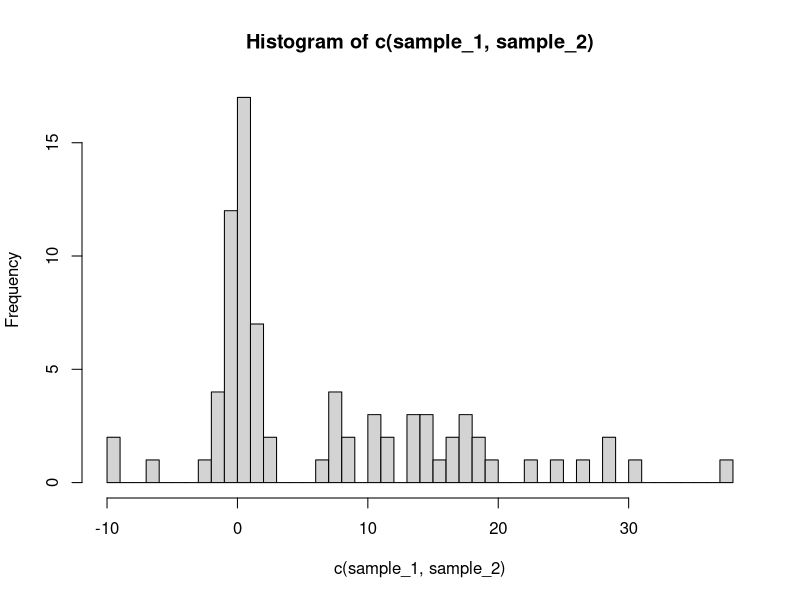
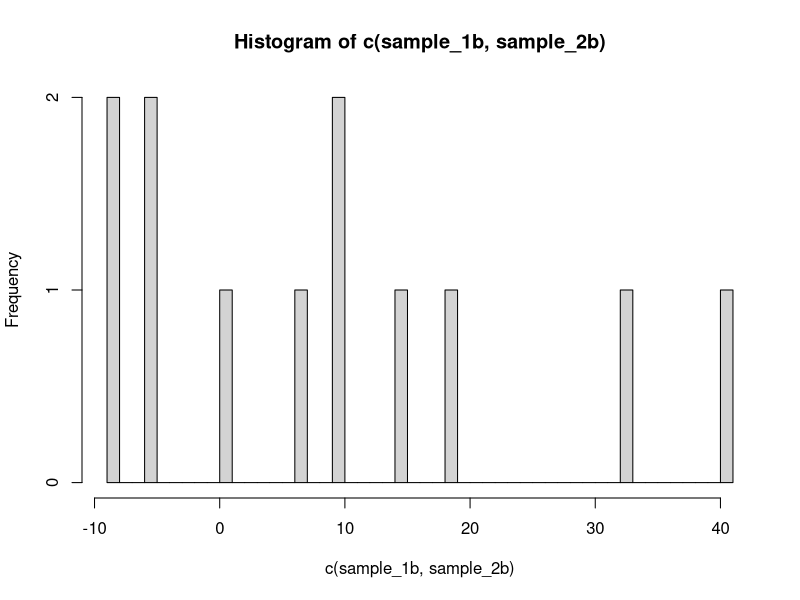
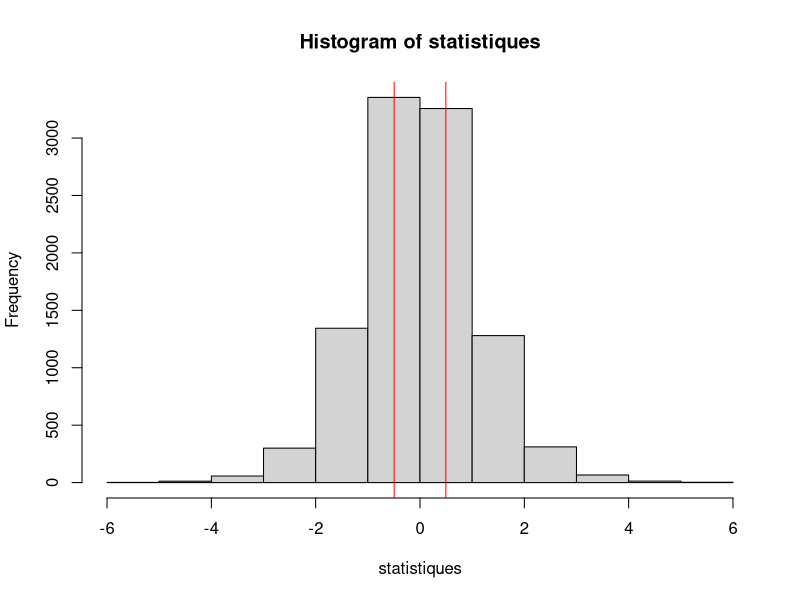
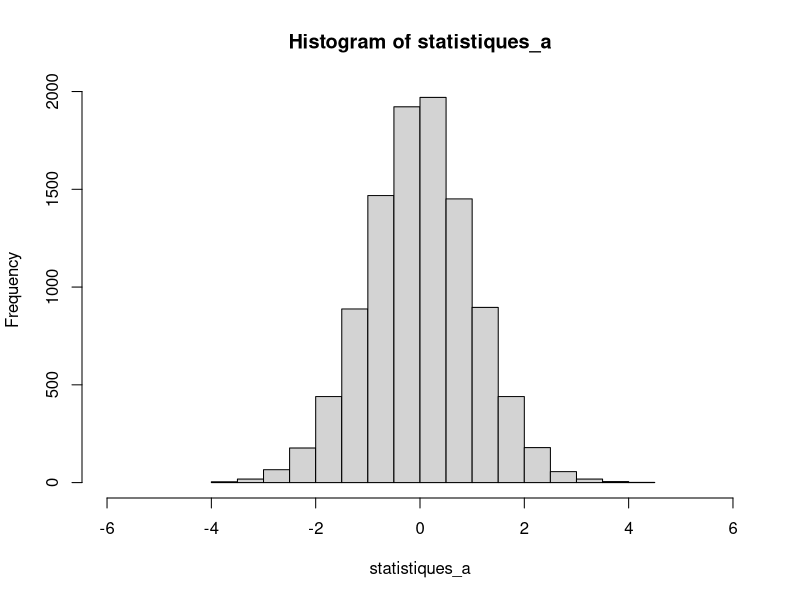

Write R code to recreate these figures, in order. (Note: this script raises an error after producing the figures.)
# T-test

sample_1 <- rnorm(40, 0, 1)
sample_2 <- rnorm(40, 12, 12)
hist(c(sample_1, sample_2), breaks=40)

# Statistique t qui nous sert aussi comme
# statistique de test quand on cherche a
# detecter une difference en tendance generale
# entre deux groupes d'observations
t_stat <- function(x1, x2) {
  diff_in_means <- mean(x1) - mean(x2)
  n1 <- length(x1)
  n2 <- length(x2)
  variance_term <- sqrt(var(x1)/n1 +
                          var(x2)/n2)
  diff_in_means/variance_term
}

sample_1b <- rnorm(5, 0, 10)
sample_2b <- rnorm(7, 4, 20)

hist(c(sample_1b, sample_2b), breaks=40)

# Faire des simulations de deux groupes
# qui ne different pas systematiquement en leur
# tendance centrale

position_globale <- mean(c(sample_1b, sample_2b))
N_ITER <- 9999
statistiques <- c()
for (i in 1:N_ITER) {
  sample_1_h0 <- rnorm(5, position_globale, 10)
  sample_2_h0 <- rnorm(7, position_globale, 20)
  stat <- t_stat(sample_1_h0, sample_2_h0)
  statistiques[i] <- stat
}
hist(statistiques)
abline(v=t_stat(sample_1b, sample_2b), col="red")
# Si tout ce que je cherche a falsifier est l'hypothese
# qu'il n'y a pas de difference systematique dans la
# position des groupes - peu importe si le groupe 1
# ou le groupe 2 est le plus eleve - 
# j'aimerais compter le nombre de fois que j'arrive
# a une statistique aussi extreme dans l'un des deux
# sens - positif ou negatif - sous l'hypothese
# de manque de difference systematique en position
abline(v=-t_stat(sample_1b, sample_2b), col="red")

# Je calcule le pourcentage de tels cas dans mon 
# echantillon,
(sum(abs(statistiques) > abs(t_stat(sample_1b, sample_2b))) + 1)/(N_ITER + 1)
# Cette version en R se base sur la loi theorique t,
# qui suppose que les deux groupes suivent vraiment
# une loi normale. Mais ce n'est pas generalement tres grave;
# en cas de doute, on peut faire autre chose (e.g., un
# test de permutation), mais pour des differences de position
# entre deux groupes, le test t est robuste a la supposition
# de normalite
t.test(sample_1b, sample_2b, var.equal = FALSE)

# Le resultat montre la meme chose qu'on avait
# constate visuellement, ce qui est que les deux
# groupes, en vue de leurs variances qui sont larges,
# sont pas tres distincts numeriquement

# Si je fais la meme chose sur le premier echantillon,
position_globale_a <- mean(c(sample_1, sample_2))
N_ITER <- 9999
statistiques_a <- c()
for (i in 1:N_ITER) {
  sample_1a_h0 <- rnorm(40, position_globale_a, 1)
  sample_2a_h0 <- rnorm(40, position_globale_a, 12)
  stat <- t_stat(sample_1a_h0, sample_2a_h0)
  statistiques_a[i] <- stat
}
hist(statistiques_a, xlim=c(-6,6))
abline(v=t_stat(sample_1, sample_2), col="red")

(sum(abs(statistiques_a) > abs(t_stat(sample_1, sample_2))) + 1)/(N_ITER + 1)
t.test(sample_1, sample_2, var.equal = FALSE)


# Relations lineaires

# J'avais une difference entre deux conditions
library(magrittr)
spr_summary <- spr %>%
  dplyr::group_by(Condition) %>%
  dplyr::summarize(meanLogRT=mean(logRT),
                   medianLogRT=median(logRT))
ggplot2::ggplot(spr, ggplot2::aes(x=logRT)) +
  ggplot2::geom_histogram(fill="lightgrey",
                          colour="black",
                          binwidth = 0.2) +
  ggplot2::geom_vline(data=spr_summary,
                      ggplot2::aes(xintercept=meanLogRT)) +
  ggplot2::geom_vline(data=spr_summary,
                      ggplot2::aes(xintercept=medianLogRT),
                      lty="dashed") +
  ggplot2::facet_grid(Condition ~ .)


# On cherche a visualiser un effet theorique
# d'une variable numerique, telle que frequence
# de mot, sur nos donnees, plutot qu'une variable
# comme "groupe". Un type d'effet qui fait
# la generalisation de ce qu'on voit ici est
# un effet dit "lineaire" qui aurait un effet,
# par exemple, de diminuer la tendance centrale de
# 0.2 sur l'echelle log, a chaque fois que la
# frequence de mot augmente de, par exemple
# 10 sur 1000000 de mots.

# On peut generer un cas un peu plus artificiel
# qui se comporte de cette facon la.
linear <- NULL
for (frequence in 2:9) {
  new_response <- sample(spr_ungram$logRT, replace=TRUE) -
          frequence*0.5
  new_data <- tibble::tibble(logRT=new_response,
                             freq=frequence)
  linear <- dplyr::bind_rows(linear, new_data)
}

# Je fais le meme type de graphique
linear_summary <- linear %>%
  dplyr::group_by(freq) %>%
  dplyr::summarize(meanLogRT=mean(logRT),
                   medianLogRT=median(logRT))
ggplot2::ggplot(linear, ggplot2::aes(x=logRT)) +
  ggplot2::geom_histogram(fill="lightgrey",
                          colour="black",
                          binwidth = 0.2) +
  ggplot2::geom_vline(data=linear_summary,
                      ggplot2::aes(xintercept=meanLogRT)) +
  ggplot2::geom_vline(data=linear_summary,
                      ggplot2::aes(xintercept=medianLogRT),
                      lty="dashed") +
  ggplot2::facet_grid(freq ~ .)


# Il est plus convenable de voir les
# choses d'une autre facon, notamment de
# visualiser non pas par facet mais sur deux
# axes, RT vs frequence
ggplot2::ggplot(linear, ggplot2::aes(y=logRT,
                                     x=freq)) +
  ggplot2::geom_point()

# La pente de la ligne que j'ai construite
# est de -0.5. Pour plotter la ligne il suffit
# de trouver l'intercept, qui va etre de
intercept <- 6.314393 + 0.5
ggplot2::ggplot(linear, ggplot2::aes(y=logRT,
                                     x=freq)) +
  ggplot2::geom_point() +
  ggplot2::geom_abline(intercept=intercept,
                       slope=-0.5)










